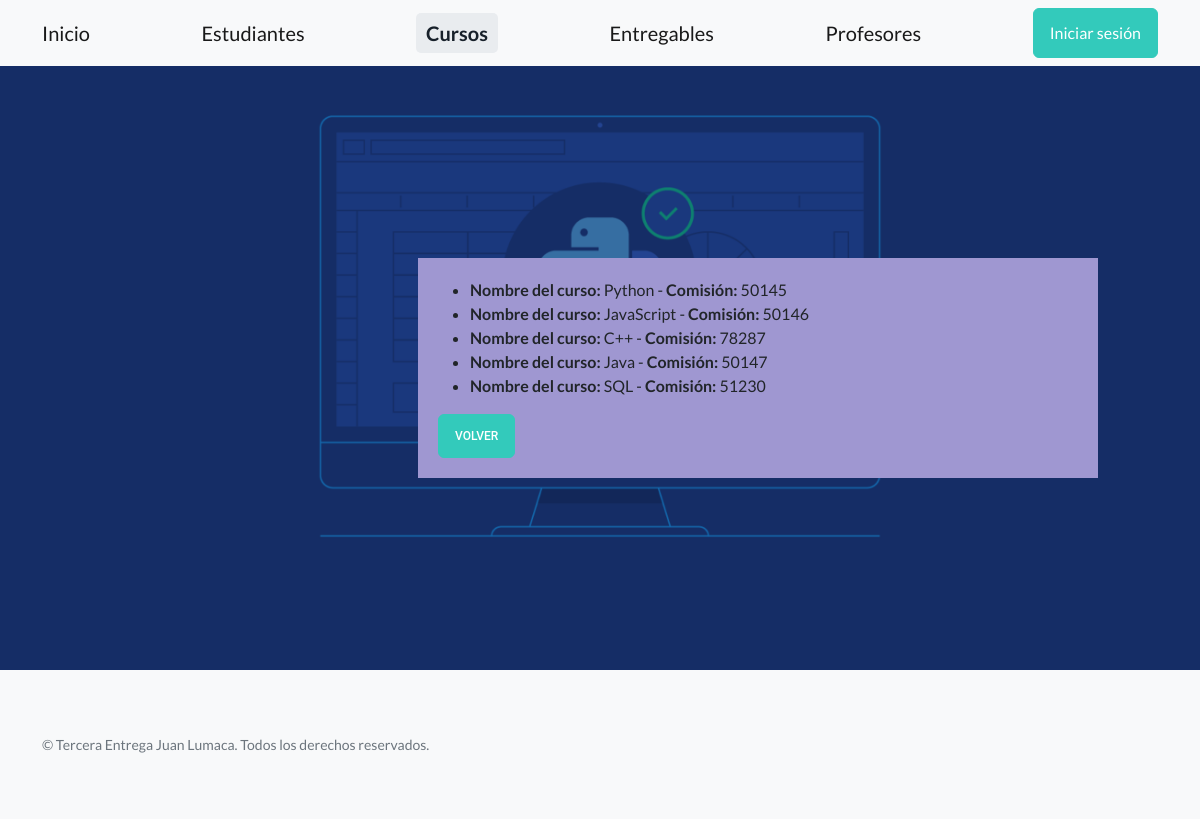
/AppCoder/buscarCursos, run on the app's committed database.
### AppCoder/models.py (models this page shows)
class Curso(models.Model):
    nombre = models.CharField(max_length=30)
    comision = models.IntegerField()

### AppCoder/views.py (the view)
# urls.py: path('buscarCursos', views.buscarCursosTodos,name="BuscarCursos"),#CURSOS
def buscarCursosTodos(req):
    try:
        if req.method == "GET":
            estudiantes = Curso.objects.all()
            return render(req, "Cursos/formConsultarTodosCursos.html", {"cursos": estudiantes,'active_page': 'cursos'})
    except OperationalError as e:
        return render(req, "Cursos/formConsultarTodosCursos.html", {'error_message':f"Ha ocurrido un error no controlado con la base de datos: {str(e)}",'active_page': 'cursos'})
    except IntegrityError as e:
        return render(req, "Cursos/formConsultarTodosCursos.html", {'error_message':f"Ha ocurrido un error de integridad no controlado con la base de datos: {str(e)}",'active_page': 'cursos'})
    except ValueError as e:
        return render(req, "Cursos/formConsultarTodosCursos.html", {'error_message':f"Se deben ingresar los datos: {str(e)}",'active_page': 'cursos'})
    except Exception as e:
        return render(req, "Cursos/formConsultarTodosCursos.html", {'error_message':f"Excepción no controlada: {str(e)}",'active_page': 'cursos'})

### AppCoder/templates/Cursos/formConsultarTodosCursos.html (shortened to what this page needs)
{% extends "padre.html" %}
{% load static %}
{% block contenidoQueCambia %}
  <div class="padding">
    <div class="row container d-flex justify-content-center">
      <div class="col-md-6 col-lg-4">
        <div class="FondoConsulta">
          {% if error_message %}
            <p class="MensajeError">{{error_message}}</p>
          {% else %}
            {% if cursos %}
              <ul>
                {% for curso in cursos %}
                  <li>
                    <strong>Nombre del curso:</strong> {{curso.nombre}} - <strong>Comisión:</strong> {{curso.comision}}
                  </li>
                {% endfor %}
              </ul>
            {% else %}
              <p class="MensajeError">No se encontraron datos!</p>
            {% endif %}
          {% endif %}
          <a href="{% url 'Cursos' %}" class="btn btn-block btn-bold btn-primary">Volver</a>
        </div>
      </div>
    </div>
  </div>
{% endblock %}

### data on the page
Curso: nombre "Python", comision "50145"
Curso: nombre "JavaScript", comision "50146"
Curso: nombre "C++", comision "78287"
Curso: nombre "Java", comision "50147"
Curso: nombre "SQL", comision "51230"
